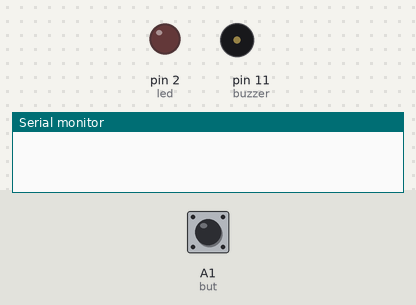
Recording of a sketch running on a simulated Arduino Uno, built with avr-gcc and run on an emulated ATmega328P. On the bench: output pins drawn as LEDs (lit = HIGH), buzzer (waves = sounding), the last lines printed to the serial monitor. Inputs (shaded band) come from the test bench; at power-on: A1 (but) LOW.

Above: at 1.2 s.
1.3 s: A1 (but) pulled HIGH for 0.15 s
At 7.5 s:
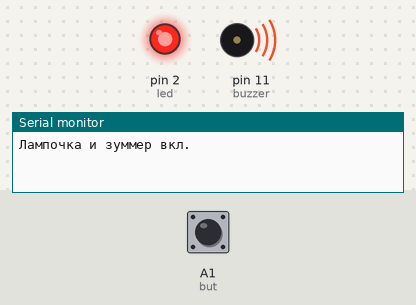
Timing chart, 0 to 13.4 s (numbered marks = the images above; inputs shaded):
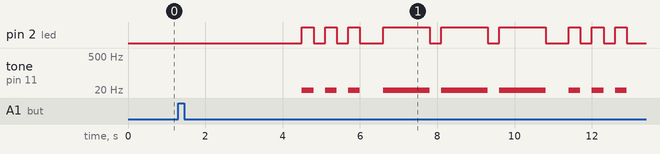

The sketch:

sketch.ino
```cpp
// пин для подключения динамика
#define buzzer 11

int but = A1;
int led = 2;
byte val = 0;
bool flag = false;

boolean switching = false;
int button2WasUp = 0;

#define dot 300 //длительность короткого сос
#define dash 1200 //длительность длинного сос

void setup() {
  pinMode(but, INPUT);
  pinMode(buzzer, OUTPUT);
  pinMode(led, OUTPUT);
  Serial.begin(9600);
}

void loop() {
val=digitalRead(but);
if(val == HIGH) {// Иначе если нажата Btn1

    if(button2WasUp == 0) {
      button2WasUp++;
      switching = true ; // Переводим флаг в вкл. состояние
      Serial.println("Лампочка и зуммер вкл.");
      delay(3000);// 3 сек ждать, чтобы выкл
    }
    else {
      button2WasUp = 0;
      switching = false;
      Serial.println("Лампочка и зуммер выкл.");
      delay(3000); // потом 3 сек, но при вкл не надо ждать
    }

}


if (switching == true) // Если флаг включен, то горит светодид и зуммер пищит
  {
   flag=true;
   delay(200);

} else flag = false;

int i = 0;

if(flag==true){

// 3 точки
  for(i=0; i<3; i++){
    digitalWrite(led,HIGH);
    tone(buzzer, 4 * led);
  delay(dot);
   digitalWrite(led,LOW);
    noTone(buzzer);
  delay(dot);
  }
val = digitalRead(but);
  //пауза между коротким сос и длинным равная 1й точке
  delay(dot);
  //3 тире
for(i=0; i<3; i++){
    digitalWrite(led,HIGH);
    tone(buzzer, 4 * led);
  delay(dash);
   digitalWrite(led,LOW);
    noTone(buzzer);
  delay(dot);
  }
val = digitalRead(but);
  //снова пауза
  delay(dot);
  //3 точки
for(i=0; i<3; i++){
    digitalWrite(led,HIGH);
    tone(buzzer, 4 * led);
  delay(dot);
   digitalWrite(led,LOW);
    noTone(buzzer);
  delay(dot);
  }
val = digitalRead(but);
  //7 сигналов - пауза между ними
  delay(7*dot);
  flag=true;
  val = digitalRead(but);
}

else

if (flag==false){
  flag=false;
  digitalWrite(led,LOW);
    noTone(buzzer);
}

}
```

Measured:
- after the input at 1.3 s, pin 2 (led): LOW → HIGH after 3.2 s, → LOW 0.30 s later, → HIGH 0.30 s later, → LOW 0.30 s later, … (18 changes in this stretch); tone on pin 11 (buzzer): plays 8 Hz for 0.30 s, 8 Hz for 0.30 s, 8 Hz for 0.30 s, 8 Hz for 1.2 s, 8 Hz for 1.2 s, 8 Hz for 1.2 s … (9 notes in this stretch), starting after 3.2 s
